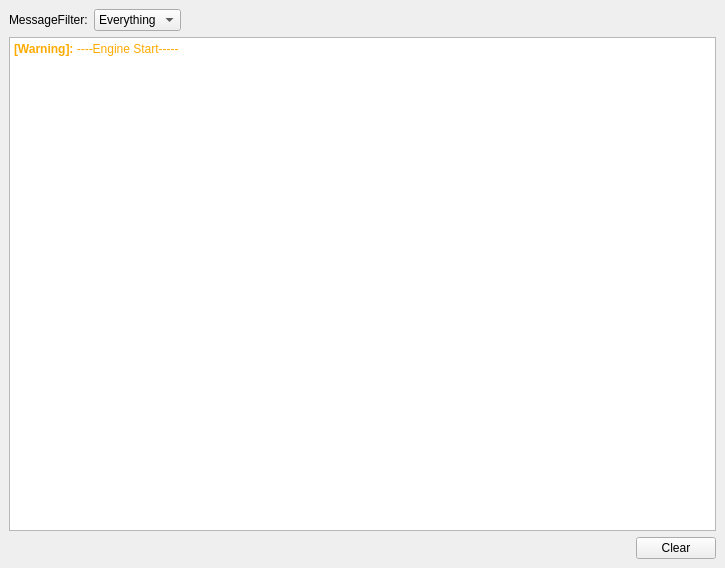
<?xml version="1.0" encoding="UTF-8"?>
<ui version="4.0">
 <class>QtConsoleWindow</class>
 <widget class="QWidget" name="QtConsoleWindow">
  <property name="geometry">
   <rect>
    <x>0</x>
    <y>0</y>
    <width>725</width>
    <height>568</height>
   </rect>
  </property>
  <property name="windowTitle">
   <string>Console</string>
  </property>
  <property name="styleSheet">
   <string notr="true"/>
  </property>
  <layout class="QGridLayout" name="gridLayout">
   <property name="leftMargin">
    <number>9</number>
   </property>
   <property name="topMargin">
    <number>9</number>
   </property>
   <property name="rightMargin">
    <number>9</number>
   </property>
   <property name="bottomMargin">
    <number>9</number>
   </property>
   <item row="0" column="0">
    <layout class="QVBoxLayout" name="verticalLayout">
     <item>
      <layout class="QHBoxLayout" name="horizontalLayout">
       <property name="sizeConstraint">
        <enum>QLayout::SizeConstraint::SetMinimumSize</enum>
       </property>
       <item>
        <widget class="QLabel" name="label">
         <property name="text">
          <string>MessageFilter:</string>
         </property>
        </widget>
       </item>
       <item>
        <widget class="QComboBox" name="UI_Filter">
         <item>
          <property name="text">
           <string>Everything</string>
          </property>
         </item>
         <item>
          <property name="text">
           <string>Warning</string>
          </property>
         </item>
         <item>
          <property name="text">
           <string>Error</string>
          </property>
         </item>
        </widget>
       </item>
       <item>
        <spacer name="horizontalSpacer">
         <property name="orientation">
          <enum>Qt::Orientation::Horizontal</enum>
         </property>
         <property name="sizeHint" stdset="0">
          <size>
           <width>40</width>
           <height>20</height>
          </size>
         </property>
        </spacer>
       </item>
      </layout>
     </item>
     <item>
      <widget class="QTextBrowser" name="textBrowser">
       <property name="sizePolicy">
        <sizepolicy hsizetype="Expanding" vsizetype="Expanding">
         <horstretch>0</horstretch>
         <verstretch>0</verstretch>
        </sizepolicy>
       </property>
       <property name="readOnly">
        <bool>true</bool>
       </property>
       <property name="html">
        <string>&lt;!DOCTYPE HTML PUBLIC &quot;-//W3C//DTD HTML 4.0//EN&quot; &quot;http://www.w3.org/TR/REC-html40/strict.dtd&quot;&gt;
&lt;html&gt;&lt;head&gt;&lt;meta name=&quot;qrichtext&quot; content=&quot;1&quot; /&gt;&lt;meta charset=&quot;utf-8&quot; /&gt;&lt;style type=&quot;text/css&quot;&gt;
p, li { white-space: pre-wrap; }
hr { height: 1px; border-width: 0; }
li.unchecked::marker { content: &quot;\2610&quot;; }
li.checked::marker { content: &quot;\2612&quot;; }
&lt;/style&gt;&lt;/head&gt;&lt;body style=&quot; font-family:'Microsoft YaHei UI'; font-size:9pt; font-weight:400; font-style:normal;&quot;&gt;
&lt;p style=&quot; margin-top:0px; margin-bottom:0px; margin-left:0px; margin-right:0px; -qt-block-indent:0; text-indent:0px;&quot;&gt;&lt;span style=&quot; font-weight:700; color:#ffaa00;&quot;&gt;[Warning]: &lt;/span&gt;&lt;span style=&quot; color:#ffaa00;&quot;&gt;----Engine Start-----&lt;/span&gt;&lt;/p&gt;&lt;/body&gt;&lt;/html&gt;</string>
       </property>
      </widget>
     </item>
     <item>
      <layout class="QHBoxLayout" name="horizontalLayout_2">
       <property name="sizeConstraint">
        <enum>QLayout::SizeConstraint::SetMinimumSize</enum>
       </property>
       <item>
        <spacer name="horizontalSpacer_2">
         <property name="orientation">
          <enum>Qt::Orientation::Horizontal</enum>
         </property>
         <property name="sizeHint" stdset="0">
          <size>
           <width>40</width>
           <height>20</height>
          </size>
         </property>
        </spacer>
       </item>
       <item>
        <widget class="QPushButton" name="UI_Clear">
         <property name="text">
          <string>Clear</string>
         </property>
        </widget>
       </item>
      </layout>
     </item>
    </layout>
   </item>
  </layout>
 </widget>
 <resources/>
 <connections/>
</ui>
